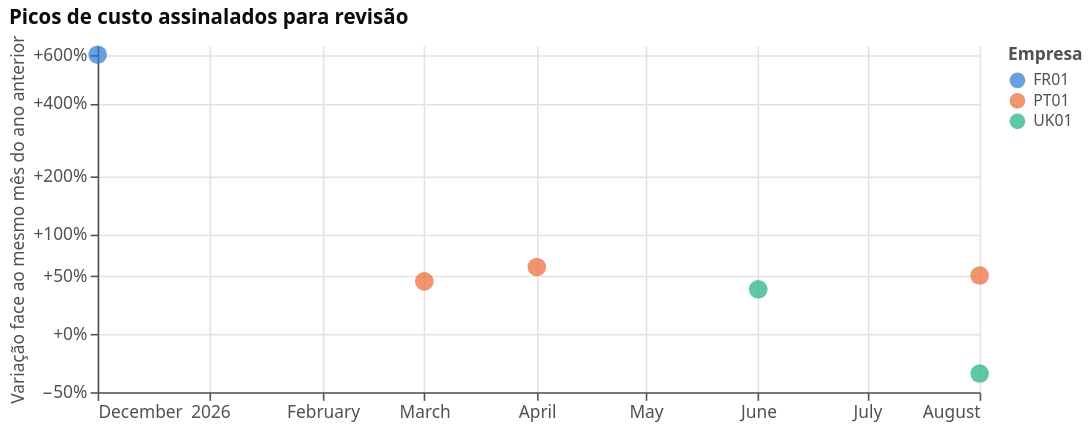

Notebook code for this chart:
### Markdown cell above
### O que deve o controller resolver antes do fecho?

Duas verificações que um controller corre sobre o próprio razão:

* **Faturas duplicadas:** a mesma empresa, fornecedor, referência do documento e valor lançados mais de uma vez.
* **Picos:** uma conta de uma empresa num mês que variou mais de 25% face *tanto* aos três meses anteriores como ao mesmo
  mês do ano anterior (e em mais de 2000), o que ignora a sazonalidade normal.

Passe o cursor por um ponto para ver o detalhe.

### Code cell
first = gl[(gl["line_number"] == 1) & gl["document_ref"].notna() & (gl["amount_lc"] > 0)]
dups = (first.groupby(["entity_id", "account_id", "vendor", "document_ref", "amount_lc"])
             .agg(postings=("journal_id", "size"), month_start=("month_start", "min")).reset_index())
dups = dups[dups["postings"] > 1]

cost_lines = gl[gl["account_id"].isin(["5100", "5200"]) | gl["account_id"].str.startswith("6")]
m = cost_lines.groupby(["entity_id", "account_id", "month_start"])["amount_lc"].sum().mul(-1).rename("amount").reset_index()
m = m.sort_values(["entity_id", "account_id", "month_start"])
g = m.groupby(["entity_id", "account_id"])["amount"]
m["avg_3m"] = g.transform(lambda x: x.shift(1).rolling(3, min_periods=1).mean())
m["same_month_ly"] = g.shift(12)
spikes = m[m["same_month_ly"].notna() & ((m["amount"] / m["avg_3m"] - 1).abs() > 0.25)
           & ((m["amount"] / m["same_month_ly"] - 1).abs() > 0.25) & ((m["amount"] - m["same_month_ly"]).abs() > 2000)].copy()
spikes["change_vs_ly"] = spikes["amount"] / spikes["same_month_ly"] - 1
spikes["account"] = spikes["account_id"].map(pl_accounts["account_name"])
print(f"{len(dups)} fatura(s) duplicada(s): " + "; ".join(f"{r.entity_id} {r.vendor} {r.document_ref} ({r.postings} lançamentos)" for r in dups.itertuples()))

alt.Chart(spikes).mark_circle(size=140).encode(
    x=alt.X("month_start:T", title=None),
    y=alt.Y("change_vs_ly:Q", title="Variação face ao mesmo mês do ano anterior", axis=alt.Axis(format="+%", values=[-0.5, 0, 0.5, 1, 2, 4, 6]), scale=alt.Scale(type="symlog")),
    color=alt.Color("entity_id:N", title="Empresa", scale=alt.Scale(range=[BLUE, ORANGE, GREEN, "#9a6fd0"])),
    tooltip=["entity_id", "account", alt.Tooltip("month_start:T", format="%b %Y"),
             alt.Tooltip("change_vs_ly:Q", format="+.0%"), alt.Tooltip("amount:Q", title="Custo (moeda local)", format=",.0f")],
).properties(width=560, height=220, title="Picos de custo assinalados para revisão")

### Figure 1 — Vega-Lite specification as saved in the notebook (floating-point values rounded to 4 significant figures)
{"config": {"view": {"stroke": null}, "axis": {"gridColor": "#e4e3df", "domainColor": "#52514e", "tickColor": "#52514e", "labelColor": "#52514e", "titleColor": "#52514e", "labelFontSize": 11, "titleFontSize": 11, "titleFontWeight": "normal"}, "legend": {"labelColor": "#52514e", "titleColor": "#52514e"}, "title": {"anchor": "start", "fontSize": 13, "color": "#0b0b0b"}, "font": "system-ui, -apple-system, Segoe UI, sans-serif"}, "data": {"name": "data-b801d68529ab56bc73218d3ee1f0d390"}, "mark": {"type": "circle", "size": 140}, "encoding": {"color": {"field": "entity_id", "scale": {"range": ["#2a78d6", "#eb6834", "#1baf7a", "#9a6fd0"]}, "title": "Empresa", "type": "nominal"}, "tooltip": [{"field": "entity_id", "type": "nominal"}, {"field": "account", "type": "nominal"}, {"field": "month_start", "format": "%b %Y", "type": "temporal"}, {"field": "change_vs_ly", "format": "+.0%", "type": "quantitative"}, {"field": "amount", "format": ",.0f", "title": "Custo (moeda local)", "type": "quantitative"}], "x": {"field": "month_start", "title": null, "type": "temporal"}, "y": {"axis": {"format": "+%", "values": [-0.5, 0, 0.5, 1, 2, 4, 6]}, "field": "change_vs_ly", "scale": {"type": "symlog"}, "title": "Variação face ao mesmo mês do ano anterior", "type": "quantitative"}}, "height": 220, "title": "Picos de custo assinalados para revisão", "width": 560, "$schema": "https://vega.github.io/schema/vega-lite/v6.4.1.json", "datasets": {"data-b801d68529ab56bc73218d3ee1f0d390": [{"entity_id": "FR01", "account_id": "6020", "month_start": "2025-12-01T00:00:00", "amount": -77150.0, "avg_3m": -11590.0, "same_month_ly": -10960.0, "change_vs_ly": 6.042, "account": "Bónus"}, {"entity_id": "PT01", "account_id": "5200", "month_start": "2026-03-01T00:00:00", "amount": -82590.0, "avg_3m": -49870.0, "same_month_ly": -57160.0, "change_vs_ly": 0.4449, "account": "Transporte de expedição"}, {"entity_id": "PT01", "account_id": "5200", "month_start": "2026-04-01T00:00:00", "amount": -83070.0, "avg_3m": -62350.0, "same_month_ly": -51960.0, "change_vs_ly": 0.5986, "account": "Transporte de expedição"}, {"entity_id": "PT01", "account_id": "5200", "month_start": "2026-08-01T00:00:00", "amount": -55280.0, "avg_3m": -78490.0, "same_month_ly": -36710.0, "change_vs_ly": 0.5057, "account": "Transporte de expedição"}, {"entity_id": "UK01", "account_id": "6200", "month_start": "2026-06-01T00:00:00", "amount": -16840.0, "avg_3m": -12680.0, "same_month_ly": -12310.0, "change_vs_ly": 0.3678, "account": "Software e serviços de TI"}, {"entity_id": "UK01", "account_id": "6200", "month_start": "2026-08-01T00:00:00", "amount": -8554.0, "avg_3m": -14110.0, "same_month_ly": -12530.0, "change_vs_ly": -0.317, "account": "Software e serviços de TI"}]}}
